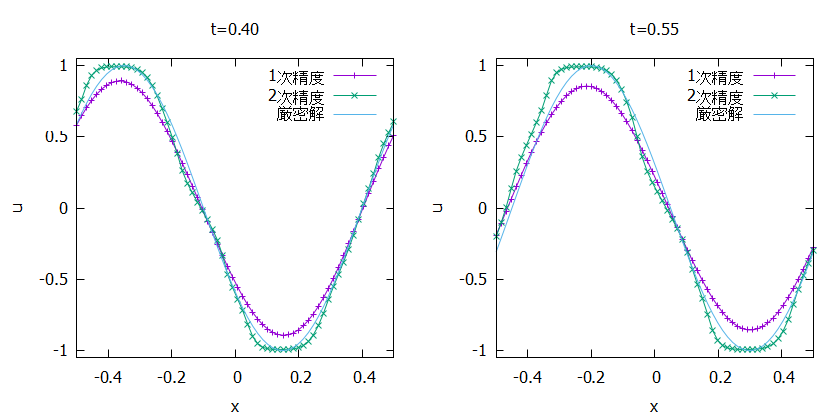

Source code (gnuplot):
reset
set terminal pngcairo size 840, 420
set out "01.png"

set multiplot layout 1, 2

set title "t=0.40"
set xlabel "x"
set ylabel "u"
set xrange [-0.5:0.5]
set yrange [-1.05:1.05]
plot "out_1st_40.data" w lp title "1次精度", \
"out_mp_40.data" w lp title "2次精度", \
"out_as_40.data" w l title "厳密解"

set title "t=0.55"
set xlabel "x"
set ylabel "u"
set xrange [-0.5:0.5]
set yrange [-1.05:1.05]
plot "out_1st_55.data" w lp title "1次精度", \
"out_mp_55.data" w lp title "2次精度", \
"out_as_55.data" w l title "厳密解"

unset multiplot
set out
set terminal wxt enhanced
reset
